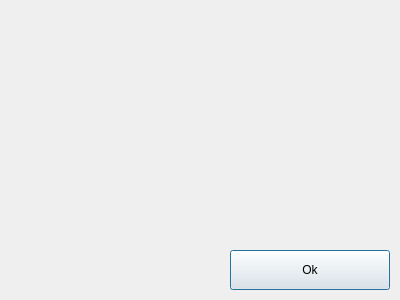
<?xml version="1.0" encoding="UTF-8"?>
<ui version="4.0">
 <class>AboutAppDialog</class>
 <widget class="QDialog" name="AboutAppDialog">
  <property name="geometry">
   <rect>
    <x>0</x>
    <y>0</y>
    <width>400</width>
    <height>300</height>
   </rect>
  </property>
  <property name="windowTitle">
   <string>Dialog</string>
  </property>
  <widget class="QPushButton" name="CloseBtn">
   <property name="enabled">
    <bool>true</bool>
   </property>
   <property name="geometry">
    <rect>
     <x>230</x>
     <y>250</y>
     <width>160</width>
     <height>40</height>
    </rect>
   </property>
   <property name="locale">
    <locale language="English" country="UnitedStates"/>
   </property>
   <property name="text">
    <string>Ok</string>
   </property>
  </widget>
 </widget>
 <resources/>
 <connections/>
</ui>
